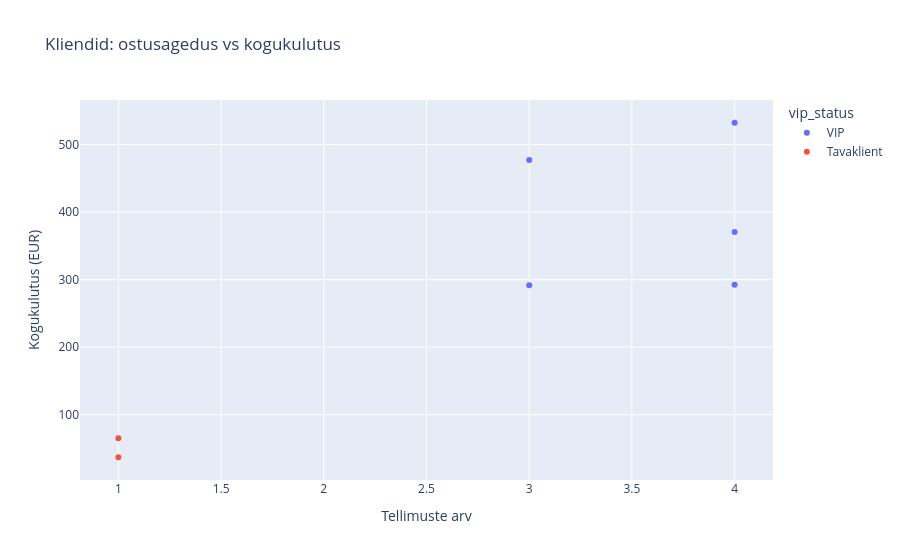

Source (notebook cell):
### Code cell
# Hajuvusdiagramm (scatter plot)
# Kliendi ostukäitumine: tellimuste arv vs kogukulutus
fig = px.scatter(
    customer_summary,
    x='tellimusi',
    y='kogukulutus',
    color='vip_status',
    title='Kliendid: ostusagedus vs kogukulutus',
    labels={'tellimusi': 'Tellimuste arv', 'kogukulutus': 'Kogukulutus (EUR)'}
)
fig.show()

### Figure 1 — Plotly figure (JSON) as saved in the notebook; plotly's stock layout.template omitted (floating-point values rounded to 4 significant figures)
{"data": [{"hovertemplate": "vip_status=VIP<br>Tellimuste arv=%{x}<br>Kogukulutus (EUR)=%{y}<extra></extra>", "legendgroup": "VIP", "marker": {"color": "#636efa", "symbol": "circle"}, "mode": "markers", "name": "VIP", "orientation": "v", "showlegend": true, "type": "scatter", "x": [4, 3, 4, 4, 3], "xaxis": "x", "y": [532.3, 477.0, 370.5, 292.5, 291.5], "yaxis": "y"}, {"hovertemplate": "vip_status=Tavaklient<br>Tellimuste arv=%{x}<br>Kogukulutus (EUR)=%{y}<extra></extra>", "legendgroup": "Tavaklient", "marker": {"color": "#EF553B", "symbol": "circle"}, "mode": "markers", "name": "Tavaklient", "orientation": "v", "showlegend": true, "type": "scatter", "x": [1, 1], "xaxis": "x", "y": [65.0, 37.0], "yaxis": "y"}], "layout": {"legend": {"title": {"text": "vip_status"}, "tracegroupgap": 0}, "title": {"text": "Kliendid: ostusagedus vs kogukulutus"}, "xaxis": {"anchor": "y", "domain": [0, 1], "title": {"text": "Tellimuste arv"}}, "yaxis": {"anchor": "x", "domain": [0, 1], "title": {"text": "Kogukulutus (EUR)"}}}}
